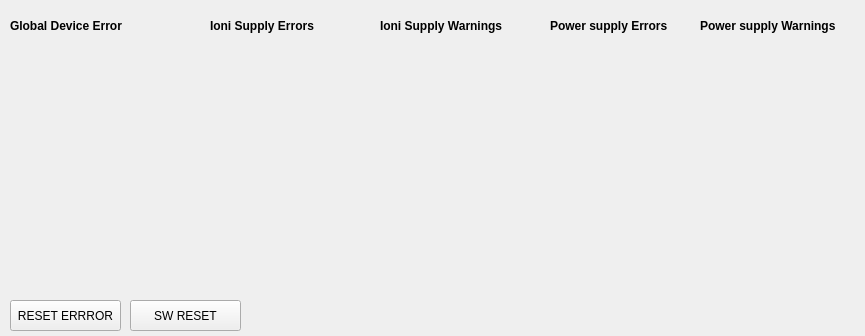
<?xml version="1.0" encoding="UTF-8"?>
<ui version="4.0">
 <class>im540Errors</class>
 <widget class="QWidget" name="im540Errors">
  <property name="geometry">
   <rect>
    <x>0</x>
    <y>0</y>
    <width>865</width>
    <height>336</height>
   </rect>
  </property>
  <property name="windowTitle">
   <string>{DEV} Device Errors</string>
  </property>
  <widget class="PyDMFrame" name="PyDMFrame">
   <property name="geometry">
    <rect>
     <x>0</x>
     <y>10</y>
     <width>201</width>
     <height>281</height>
    </rect>
   </property>
   <property name="toolTip">
    <string/>
   </property>
   <widget class="QLabel" name="label">
    <property name="geometry">
     <rect>
      <x>10</x>
      <y>0</y>
      <width>161</width>
      <height>31</height>
     </rect>
    </property>
    <property name="font">
     <font>
      <weight>75</weight>
      <bold>true</bold>
     </font>
    </property>
    <property name="text">
     <string>Global Device Error</string>
    </property>
   </widget>
   <widget class="PyDMByteIndicator" name="PyDMByteIndicator">
    <property name="geometry">
     <rect>
      <x>10</x>
      <y>30</y>
      <width>181</width>
      <height>240</height>
     </rect>
    </property>
    <property name="toolTip">
     <string/>
    </property>
    <property name="channel" stdset="0">
     <string>ca://${DEV}:GET_GDE</string>
    </property>
    <property name="onColor" stdset="0">
     <color>
      <red>255</red>
      <green>0</green>
      <blue>0</blue>
     </color>
    </property>
    <property name="offColor" stdset="0">
     <color>
      <red>255</red>
      <green>255</green>
      <blue>255</blue>
     </color>
    </property>
    <property name="labelPosition" stdset="0">
     <enum>QTabWidget::West</enum>
    </property>
    <property name="numBits" stdset="0">
     <number>16</number>
    </property>
    <property name="labels" stdset="0">
     <stringlist>
      <string>WDG Responded</string>
      <string>ROM Error</string>
      <string>RAM Error</string>
      <string>EEPROM CRC Test Error</string>
      <string>SPI Error</string>
      <string>New Sens. Detected</string>
      <string>EMI Off, P&gt;Pmax</string>
      <string>EMI Off via Keyoard</string>
      <string>Overtemp PS</string>
      <string>Sens. Stat. changed</string>
      <string>Sens. Stat. CH1</string>
      <string>Sens. Stat. CH2</string>
      <string>Sens. Stat. CH3</string>
      <string>Sens. Stat. CH4</string>
      <string>PS error </string>
      <string>Ionivac PS error</string>
     </stringlist>
    </property>
   </widget>
  </widget>
  <widget class="PyDMFrame" name="PyDMFrame_2">
   <property name="geometry">
    <rect>
     <x>200</x>
     <y>10</y>
     <width>171</width>
     <height>281</height>
    </rect>
   </property>
   <property name="toolTip">
    <string/>
   </property>
   <widget class="QLabel" name="label_2">
    <property name="geometry">
     <rect>
      <x>10</x>
      <y>0</y>
      <width>161</width>
      <height>31</height>
     </rect>
    </property>
    <property name="font">
     <font>
      <weight>75</weight>
      <bold>true</bold>
     </font>
    </property>
    <property name="text">
     <string>Ioni Supply Errors</string>
    </property>
   </widget>
   <widget class="PyDMByteIndicator" name="PyDMByteIndicator_2">
    <property name="geometry">
     <rect>
      <x>10</x>
      <y>30</y>
      <width>151</width>
      <height>240</height>
     </rect>
    </property>
    <property name="toolTip">
     <string/>
    </property>
    <property name="channel" stdset="0">
     <string>ca://${DEV}:GET_ISE</string>
    </property>
    <property name="onColor" stdset="0">
     <color>
      <red>255</red>
      <green>0</green>
      <blue>0</blue>
     </color>
    </property>
    <property name="offColor" stdset="0">
     <color>
      <red>255</red>
      <green>255</green>
      <blue>255</blue>
     </color>
    </property>
    <property name="labelPosition" stdset="0">
     <enum>QTabWidget::West</enum>
    </property>
    <property name="numBits" stdset="0">
     <number>16</number>
    </property>
    <property name="labels" stdset="0">
     <stringlist>
      <string>Anode Voltage</string>
      <string>Cathode Voltage</string>
      <string>Reflector Voltage</string>
      <string>Anode Current</string>
      <string>Filament Voltage</string>
      <string>Filament Current</string>
      <string>Filament Power</string>
      <string>N/A</string>
      <string>Cathode reg. Abs</string>
      <string>Cathode reg. Dev.</string>
      <string>N/A</string>
      <string>N/A</string>
      <string>N/A</string>
      <string>N/A</string>
      <string>N/A</string>
      <string>N/A</string>
     </stringlist>
    </property>
   </widget>
  </widget>
  <widget class="PyDMFrame" name="PyDMFrame_3">
   <property name="geometry">
    <rect>
     <x>370</x>
     <y>10</y>
     <width>171</width>
     <height>281</height>
    </rect>
   </property>
   <property name="toolTip">
    <string/>
   </property>
   <widget class="QLabel" name="label_3">
    <property name="geometry">
     <rect>
      <x>10</x>
      <y>0</y>
      <width>161</width>
      <height>31</height>
     </rect>
    </property>
    <property name="font">
     <font>
      <weight>75</weight>
      <bold>true</bold>
     </font>
    </property>
    <property name="text">
     <string>Ioni Supply Warnings</string>
    </property>
   </widget>
   <widget class="PyDMByteIndicator" name="PyDMByteIndicator_3">
    <property name="geometry">
     <rect>
      <x>10</x>
      <y>30</y>
      <width>151</width>
      <height>240</height>
     </rect>
    </property>
    <property name="toolTip">
     <string/>
    </property>
    <property name="channel" stdset="0">
     <string>ca://${DEV}:GET_ISW</string>
    </property>
    <property name="onColor" stdset="0">
     <color>
      <red>255</red>
      <green>255</green>
      <blue>0</blue>
     </color>
    </property>
    <property name="offColor" stdset="0">
     <color>
      <red>255</red>
      <green>255</green>
      <blue>255</blue>
     </color>
    </property>
    <property name="labelPosition" stdset="0">
     <enum>QTabWidget::West</enum>
    </property>
    <property name="numBits" stdset="0">
     <number>16</number>
    </property>
    <property name="labels" stdset="0">
     <stringlist>
      <string>Anode Voltage</string>
      <string>Cathode Voltage</string>
      <string>Reflector Voltage</string>
      <string>Anode Current</string>
      <string>Filament Voltage</string>
      <string>Filament Current</string>
      <string>Filament Power</string>
      <string>N/A</string>
      <string>Cathode reg. Abs</string>
      <string>Cathode reg. Dev.</string>
      <string>N/A</string>
      <string>N/A</string>
      <string>N/A</string>
      <string>N/A</string>
      <string>N/A</string>
      <string>N/A</string>
     </stringlist>
    </property>
   </widget>
  </widget>
  <widget class="PyDMFrame" name="PyDMFrame_4">
   <property name="geometry">
    <rect>
     <x>540</x>
     <y>10</y>
     <width>151</width>
     <height>281</height>
    </rect>
   </property>
   <property name="toolTip">
    <string/>
   </property>
   <widget class="QLabel" name="label_6">
    <property name="geometry">
     <rect>
      <x>10</x>
      <y>0</y>
      <width>141</width>
      <height>31</height>
     </rect>
    </property>
    <property name="font">
     <font>
      <weight>75</weight>
      <bold>true</bold>
     </font>
    </property>
    <property name="text">
     <string>Power supply Errors</string>
    </property>
   </widget>
   <widget class="PyDMByteIndicator" name="PyDMByteIndicator_4">
    <property name="geometry">
     <rect>
      <x>10</x>
      <y>30</y>
      <width>131</width>
      <height>240</height>
     </rect>
    </property>
    <property name="toolTip">
     <string/>
    </property>
    <property name="channel" stdset="0">
     <string>ca://${DEV}:GET_VSE</string>
    </property>
    <property name="onColor" stdset="0">
     <color>
      <red>255</red>
      <green>0</green>
      <blue>0</blue>
     </color>
    </property>
    <property name="offColor" stdset="0">
     <color>
      <red>255</red>
      <green>255</green>
      <blue>255</blue>
     </color>
    </property>
    <property name="labelPosition" stdset="0">
     <enum>QTabWidget::West</enum>
    </property>
    <property name="numBits" stdset="0">
     <number>16</number>
    </property>
    <property name="labels" stdset="0">
     <stringlist>
      <string>+5 V Analog</string>
      <string>-15 V</string>
      <string>+24 V</string>
      <string>+ 15 V</string>
      <string>+5 V</string>
      <string>N/A</string>
      <string>N/A</string>
      <string>N/A</string>
      <string>+24 V CH3</string>
      <string>+24 V CH4</string>
      <string>+24 V KL</string>
      <string>+5 V RS232</string>
      <string>+15 V VB-Print</string>
      <string>-15 V VB-Print</string>
      <string>N/A</string>
      <string>N/A</string>
     </stringlist>
    </property>
   </widget>
  </widget>
  <widget class="PyDMFrame" name="PyDMFrame_5">
   <property name="geometry">
    <rect>
     <x>690</x>
     <y>10</y>
     <width>171</width>
     <height>281</height>
    </rect>
   </property>
   <property name="toolTip">
    <string/>
   </property>
   <widget class="QLabel" name="label_7">
    <property name="geometry">
     <rect>
      <x>10</x>
      <y>0</y>
      <width>161</width>
      <height>31</height>
     </rect>
    </property>
    <property name="font">
     <font>
      <weight>75</weight>
      <bold>true</bold>
     </font>
    </property>
    <property name="text">
     <string>Power supply Warnings</string>
    </property>
   </widget>
   <widget class="PyDMByteIndicator" name="PyDMByteIndicator_5">
    <property name="geometry">
     <rect>
      <x>10</x>
      <y>30</y>
      <width>131</width>
      <height>240</height>
     </rect>
    </property>
    <property name="toolTip">
     <string/>
    </property>
    <property name="channel" stdset="0">
     <string>ca://${DEV}:GET_VSW</string>
    </property>
    <property name="onColor" stdset="0">
     <color>
      <red>255</red>
      <green>255</green>
      <blue>0</blue>
     </color>
    </property>
    <property name="offColor" stdset="0">
     <color>
      <red>255</red>
      <green>255</green>
      <blue>255</blue>
     </color>
    </property>
    <property name="labelPosition" stdset="0">
     <enum>QTabWidget::West</enum>
    </property>
    <property name="numBits" stdset="0">
     <number>16</number>
    </property>
    <property name="labels" stdset="0">
     <stringlist>
      <string>+5 V Analog</string>
      <string>-15 V</string>
      <string>+24 V</string>
      <string>+ 15 V</string>
      <string>+5 V</string>
      <string>N/A</string>
      <string>N/A</string>
      <string>N/A</string>
      <string>+24 V CH3</string>
      <string>+24 V CH4</string>
      <string>+24 V KL</string>
      <string>+5 V RS232</string>
      <string>+15 V VB-Print</string>
      <string>-15 V VB-Print</string>
      <string>N/A</string>
      <string>N/A</string>
     </stringlist>
    </property>
   </widget>
  </widget>
  <widget class="PyDMPushButton" name="PyDMPushButton">
   <property name="geometry">
    <rect>
     <x>10</x>
     <y>300</y>
     <width>111</width>
     <height>31</height>
    </rect>
   </property>
   <property name="toolTip">
    <string/>
   </property>
   <property name="text">
    <string>RESET ERRROR</string>
   </property>
   <property name="channel" stdset="0">
    <string>ca://${DEV}:RESET_ERR</string>
   </property>
   <property name="pressValue" stdset="0">
    <string>1</string>
   </property>
  </widget>
  <widget class="PyDMPushButton" name="PyDMPushButton_2">
   <property name="geometry">
    <rect>
     <x>130</x>
     <y>300</y>
     <width>111</width>
     <height>31</height>
    </rect>
   </property>
   <property name="toolTip">
    <string/>
   </property>
   <property name="text">
    <string>SW RESET</string>
   </property>
   <property name="channel" stdset="0">
    <string>ca://${DEV}:RESET_DEVICE</string>
   </property>
   <property name="showConfirmDialog" stdset="0">
    <bool>true</bool>
   </property>
   <property name="pressValue" stdset="0">
    <string>1</string>
   </property>
  </widget>
 </widget>
 <customwidgets>
  <customwidget>
   <class>PyDMByteIndicator</class>
   <extends>QWidget</extends>
   <header>pydm.widgets.byte</header>
  </customwidget>
  <customwidget>
   <class>PyDMFrame</class>
   <extends>QFrame</extends>
   <header>pydm.widgets.frame</header>
   <container>1</container>
  </customwidget>
  <customwidget>
   <class>PyDMPushButton</class>
   <extends>QPushButton</extends>
   <header>pydm.widgets.pushbutton</header>
  </customwidget>
 </customwidgets>
 <resources/>
 <connections/>
</ui>
